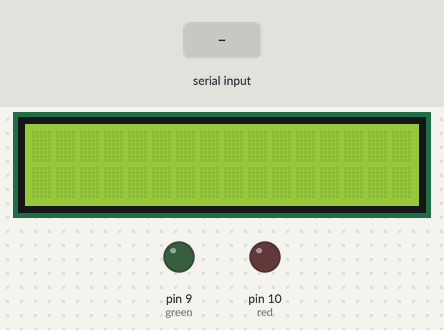
The sketch below on a simulated Arduino Uno, built with avr-gcc and run on an emulated ATmega328P. On the bench: 16×2 character LCD, output pins drawn as LEDs (lit = HIGH). The test bench sets the inputs (shaded band).

Above: at 1.2 s.
1.3 s: "{" received over Serial
At 2.5 s:
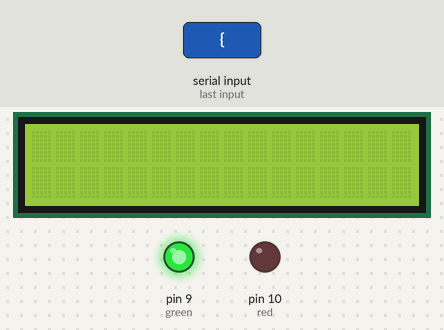
2.8 s: "}" received over Serial
At 3.8 s:
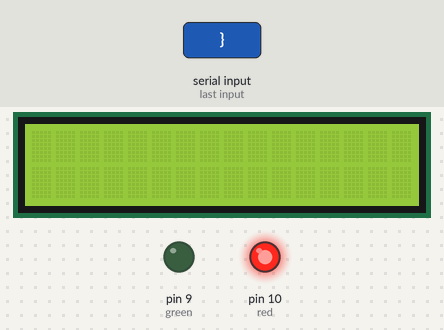
Timing chart, 0 to 5.8 s (numbered marks = the images above; inputs shaded):
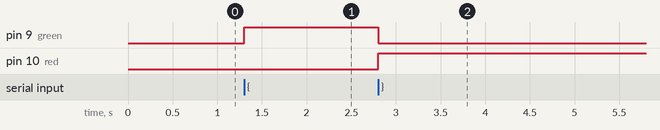

Measured:
- after the input at 1.3 s, pin 9 (green): LOW → HIGH at once
- after the input at 2.8 s, pin 9 (green): HIGH → LOW at once; pin 10 (red): LOW → HIGH at once

The sketch:

cpp_ticker_tracker.ino
```cpp
#include <LiquidCrystal.h>

LiquidCrystal lcd(12, 11, 5, 4, 3, 2);
const int green = 9; // pin the LED is attached to
const int red = 10; // pin the LED is attached to
const int blue = 6;

int incomingByte;

void setup() {
  lcd.begin(16, 2);
  Serial.begin(9600);
  pinMode(green, OUTPUT);
  pinMode(red, OUTPUT);
}

void loop() {
    while (Serial.available() > 0) {
      incomingByte = Serial.read();
      if (incomingByte == '{') {
        digitalWrite(green, HIGH);
        digitalWrite(red, LOW);
      }
      else if (incomingByte == '}') {
        digitalWrite(green, LOW);
        digitalWrite(red, HIGH);
      }
      else if (incomingByte == '/') {
        lcd.clear();
      }
      else if (incomingByte == '[') {
        lcd.setCursor(0,0);
      }
      else if (incomingByte == ']') {
        lcd.setCursor(0,1);
      }
      else {
        lcd.write(incomingByte);
      }
    }
}
```
